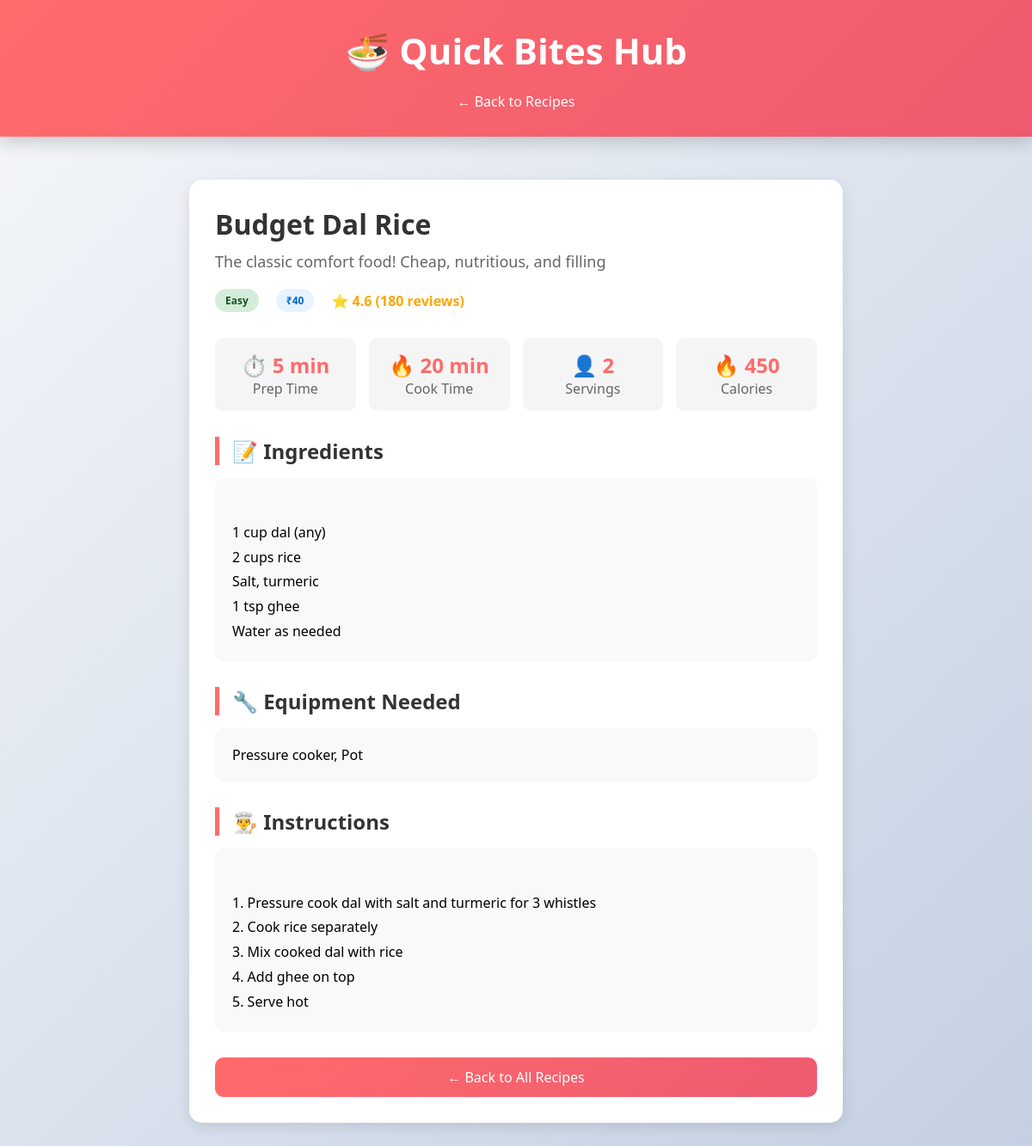
/recipe/3, run on the app's committed database.
### app/main.py (models this page shows)
class Recipe(db.Model):
    id = db.Column(db.Integer, primary_key=True)
    title = db.Column(db.String(200), nullable=False)
    description = db.Column(db.Text, nullable=False)
    ingredients = db.Column(db.Text, nullable=False)
    instructions = db.Column(db.Text, nullable=False)
    prep_time = db.Column(db.Integer, nullable=False)
    cook_time = db.Column(db.Integer, nullable=False)
    servings = db.Column(db.Integer, nullable=False)
    difficulty = db.Column(db.String(20), nullable=False)
    category = db.Column(db.String(50), nullable=False)
    budget = db.Column(db.Integer, nullable=False)
    calories = db.Column(db.Integer, nullable=True)
    equipment = db.Column(db.String(200), nullable=True)
    created_at = db.Column(db.DateTime, default=datetime.utcnow)
    rating = db.Column(db.Float, default=0)
    rating_count = db.Column(db.Integer, default=0)

### app/main.py (the view)
@app.route('/recipe/<int:id>')
def recipe_detail(id):
    recipe = Recipe.query.get_or_404(id)
    return render_template('recipe_detail.html', recipe=recipe)

### templates/recipe_detail.html (shortened to what this page needs)
<!DOCTYPE html>
<html lang="en">
<head>
    <link rel="stylesheet" href="{{ url_for('static', filename='css/style.css') }}">
</head>
<body>
    <div class="header">
        <h1>🍜 Quick Bites Hub</h1>
        <a href="/" style="color: white; text-decoration: none; margin-top: 10px; display: inline-block;">← Back to
            Recipes</a>
    </div>
    <div class="container" style="max-width: 800px; margin: 30px auto; padding: 20px;">
        <div style="background: white; border-radius: 15px; padding: 30px; box-shadow: 0 5px 15px rgba(0,0,0,0.1);">
            <h1 style="color: #333; margin-bottom: 10px;">{{ recipe.title }}</h1>
            <p style="color: #666; font-size: 18px; margin-bottom: 20px;">{{ recipe.description }}</p>
            <div style="display: flex; gap: 15px; flex-wrap: wrap; margin-bottom: 30px;">
                <span
                    class="badge {% if recipe.difficulty == 'Easy' %}badge-easy{% elif recipe.difficulty == 'Medium' %}badge-medium{% else %}badge-hard{% endif %}">
                    {{ recipe.difficulty }}
                </span>
                <span class="badge budget-badge">₹{{ recipe.budget }}</span>
                <div class="rating">
                    ⭐ {{ "%.1f"|format(recipe.rating) }} ({{ recipe.rating_count }} reviews)
                </div>
            </div>
            <div
                style="display: grid; grid-template-columns: repeat(auto-fit, minmax(150px, 1fr)); gap: 15px; margin-bottom: 30px;">
                <div style="text-align: center; padding: 15px; background: #f5f5f5; border-radius: 10px;">
                    <div style="font-size: 24px; font-weight: bold; color: #ff6b6b;">⏱️ {{ recipe.prep_time }} min</div>
                    <div style="color: #666;">Prep Time</div>
                </div>
                <div style="text-align: center; padding: 15px; background: #f5f5f5; border-radius: 10px;">
                    <div style="font-size: 24px; font-weight: bold; color: #ff6b6b;">🔥 {{ recipe.cook_time }} min</div>
                    <div style="color: #666;">Cook Time</div>
                </div>
                <div style="text-align: center; padding: 15px; background: #f5f5f5; border-radius: 10px;">
                    <div style="font-size: 24px; font-weight: bold; color: #ff6b6b;">👤 {{ recipe.servings }}</div>
                    <div style="color: #666;">Servings</div>
                </div>
                {% if recipe.calories %}
                <div style="text-align: center; padding: 15px; background: #f5f5f5; border-radius: 10px;">
                    <div style="font-size: 24px; font-weight: bold; color: #ff6b6b;">🔥 {{ recipe.calories }}</div>
                    <div style="color: #666;">Calories</div>
                </div>
                {% endif %}
            </div>
            <div style="margin-bottom: 30px;">
                <h2 style="color: #333; border-left: 5px solid #ff6b6b; padding-left: 15px; margin-bottom: 15px;">📝
                    Ingredients</h2>
                <div
                    style="background: #f9f9f9; padding: 20px; border-radius: 10px; white-space: pre-line; line-height: 1.8;">
                    {{ recipe.ingredients }}</div>
            </div>
            {% if recipe.equipment %}
            <div style="margin-bottom: 30px;">
                <h2 style="color: #333; border-left: 5px solid #ff6b6b; padding-left: 15px; margin-bottom: 15px;">🔧
                    Equipment Needed</h2>
                <div style="background: #f9f9f9; padding: 20px; border-radius: 10px;">{{ recipe.equipment }}</div>
            </div>
            {% endif %}
            <div style="margin-bottom: 30px;">
                <h2 style="color: #333; border-left: 5px solid #ff6b6b; padding-left: 15px; margin-bottom: 15px;">👨‍🍳
                    Instructions</h2>
                <div
                    style="background: #f9f9f9; padding: 20px; border-radius: 10px; white-space: pre-line; line-height: 1.8;">
                    {{ recipe.instructions }}</div>
            </div>
            <div style="text-align: center; margin-top: 30px;">
                <a href="/" class="view-recipe-btn" style="display: inline-block; text-decoration: none;">← Back to All
                    Recipes</a>
            </div>
        </div>
    </div>
</body>
</html>

### static/css/style.css (style rules this page uses)
* { margin: 0; padding: 0; box-sizing: border-box; }
body { font-family: 'Segoe UI', Tahoma, Geneva, Verdana, sans-serif; background: linear-gradient(135deg, #f5f7fa 0%, #c3cfe2 100%); min-height: 100vh; }
.header { background: linear-gradient(135deg, #ff6b6b 0%, #ee5a6f 100%); color: white; padding: 30px 20px; text-align: center; box-shadow: 0 5px 20px rgba(0, 0, 0, 0.2); }
.header h1 { font-size: 42px; margin-bottom: 10px; }
.container { max-width: 1200px; margin: 0 auto; padding: 20px; }
.badge { display: inline-block; padding: 5px 12px; border-radius: 20px; font-size: 12px; font-weight: bold; margin-right: 5px; }
.badge-easy { background: #d4edda; color: #155724; }
.budget-badge { background: #e7f3ff; color: #0066cc; }
.rating { display: flex; align-items: center; gap: 5px; color: #ffa500; font-weight: bold; }
.view-recipe-btn { width: 100%; padding: 12px; background: linear-gradient(135deg, #ff6b6b 0%, #ee5a6f 100%); color: white; border: none; border-radius: 10px; font-size: 16px; cursor: pointer; transition: background 0.3s; }

### data on the page
Recipe: title "Budget Dal Rice", description "The classic comfort food! Cheap, nutritious, and filling", difficulty "Easy", budget "40", rating "4.6", rating_count "180", prep_time "5", cook_time "20", servings "2", calories "450", ingredients "1 cup dal (any) 2 cups rice Salt, turmeric 1 tsp ghee Water as needed", equipment "Pressure cooker, Pot", instructions "1. Pressure cook dal with salt and turmeric for 3 whistles 2. Cook rice separately 3. Mix cooked dal with rice 4. Add ghee on top 5. Serve hot"
